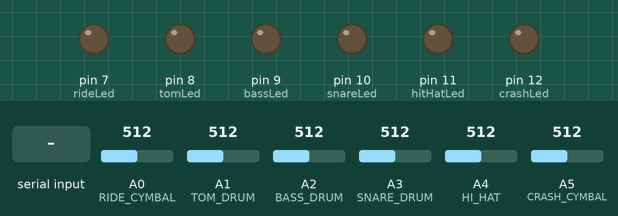
Simulated run of this sketch. Board: Arduino Uno, built with avr-gcc and run on an emulated ATmega328P. On the bench: output pins drawn as LEDs (lit = HIGH). The test bench sets the inputs (shaded band); at power-on: A0 (RIDE_CYMBAL) = 512, A1 (TOM_DRUM) = 512, A2 (BASS_DRUM) = 512, A3 (SNARE_DRUM) = 512, A4 (HI_HAT) = 512, A5 (CRASH_CYMBAL) = 512. What the sketch prints to the serial monitor is not drawn.

Above: at 1.2 s.
1.3 s: "3" received over Serial
At 2.0 s:
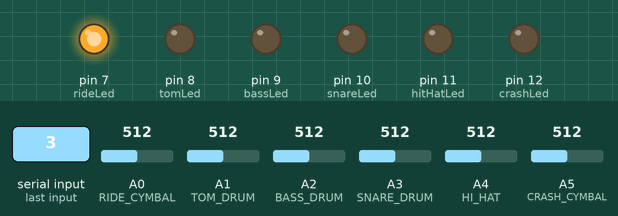
2.8 s: byte 41 (41) received over Serial
At 3.2 s:
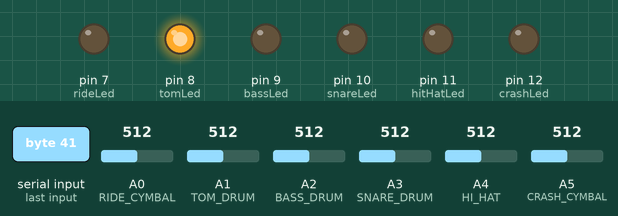
4.3 s: byte 35 (35) received over Serial
At 5.5 s:
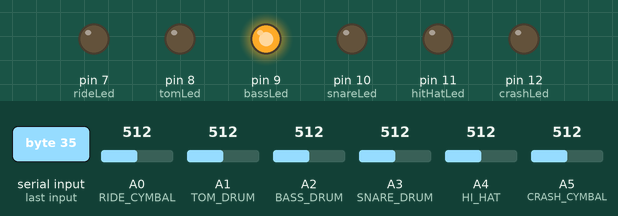
5.8 s: byte 38 (38) received over Serial
At 6.6 s:
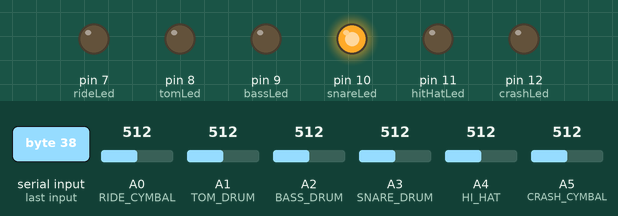
7.3 s: byte 42 (42) received over Serial
At 7.7 s:
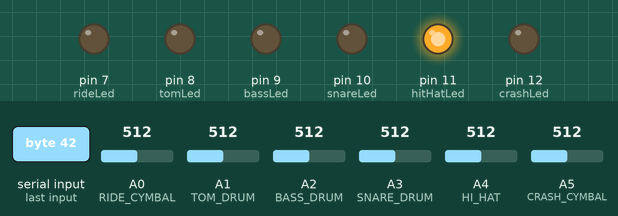
8.8 s: "9" received over Serial
At 10.1 s:
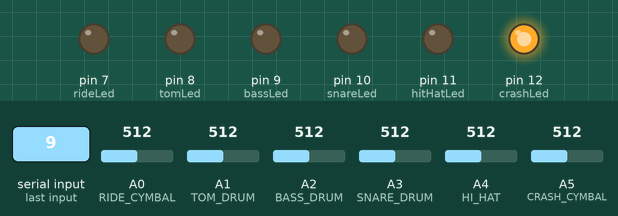
Timing chart, 0 to 11.3 s (numbered marks = the images above; inputs shaded):
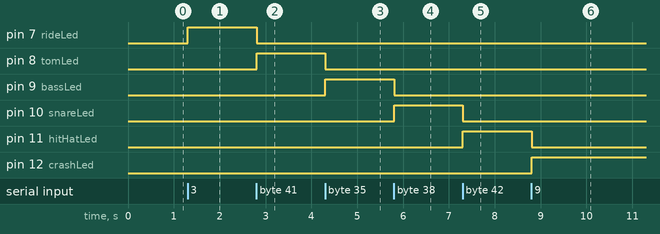

The sketch:

piezo_drum.ino
```cpp
#define MIDI_ON 144
#define MIDI_OFF 128
#define RIDE_CYMBAL 0
#define TOM_DRUM 1
#define BASS_DRUM 2
#define SNARE_DRUM 3
#define HI_HAT 4
#define CRASH_CYMBAL 5
#define DRUM_CHANNEL 9
#define RIDE 51
#define TOM 43
#define KICK 35
#define HAT 42
#define SNARE 38
#define CRASH 49
#define THRESHOLD 80

byte rideCymbalVal = 0;
byte tomDrumVal = 0;
byte bassDrumVal = 0;
byte snareDrumVal = 0;
byte hiHatVal = 0;
byte crashCymbalVal = 0;

int rideLed = 7;
int tomLed = 8;
int bassLed = 9;
int snareLed = 10;
int hitHatLed = 11;
int crashLed = 12;

int value;

// midi2Max function declaration with optional arguments
void midi2Max( int cmd, int data1 = -1, int data2 = -1 );

void setup() {
  // put your setup code here, to run once:
  pinMode(rideLed, OUTPUT);
  pinMode(tomLed, OUTPUT);
  pinMode(bassLed, OUTPUT);
  pinMode(snareLed, OUTPUT);
  pinMode(hitHatLed, OUTPUT);
  pinMode(crashLed, OUTPUT);
  Serial.begin(115200);
}

void loop() {
  // put your main code here, to run repeatedly:

  if(Serial.available()){
    value = Serial.read();
    midi2Max( MIDI_OFF + DRUM_CHANNEL, RIDE, 0 );
    midi2Max( MIDI_OFF + DRUM_CHANNEL, TOM, 0 );
    midi2Max( MIDI_OFF + DRUM_CHANNEL, KICK, 0 );
    midi2Max( MIDI_OFF + DRUM_CHANNEL, SNARE, 0 );
    midi2Max( MIDI_OFF + DRUM_CHANNEL, HAT, 0 );
    midi2Max( MIDI_OFF + DRUM_CHANNEL, CRASH, 0 );
    digitalWrite(rideLed, LOW);
    digitalWrite(tomLed, LOW);
    digitalWrite(bassLed, LOW);
    digitalWrite(snareLed, LOW);
    digitalWrite(hitHatLed, LOW);
    digitalWrite(crashLed, LOW);
    if(value == 51 or value == 59){
      digitalWrite(rideLed, HIGH);
    }
    if(value == 41 or value == 43 or value == 45 or \
    value == 47 or value == 48 or value == 50){
      digitalWrite(tomLed, HIGH);
    }
    if(value == 35 or value == 36){
      digitalWrite(bassLed, HIGH);
    }
    if(value == 38 or value == 40){
      digitalWrite(snareLed, HIGH);
    }
    if(value == 42 or value == 44 or value == 46){
      digitalWrite(hitHatLed, HIGH);
    }
    if(value == 49 or value ==57){
      digitalWrite(crashLed, HIGH);
    }
  }
  rideCymbalVal = analogRead(RIDE_CYMBAL);
  if (rideCymbalVal > THRESHOLD){
    midi2Max( MIDI_OFF + DRUM_CHANNEL, RIDE, 0 );
    midi2Max( MIDI_ON + DRUM_CHANNEL, RIDE, rideCymbalVal/2 );
  }
  tomDrumVal = analogRead(TOM_DRUM);
  if (tomDrumVal > THRESHOLD){
    midi2Max( MIDI_OFF + DRUM_CHANNEL, TOM, 0 );
    midi2Max( MIDI_ON + DRUM_CHANNEL, TOM, tomDrumVal/2 );
  }
  bassDrumVal = analogRead(BASS_DRUM);
  if (bassDrumVal > THRESHOLD){
    midi2Max( MIDI_OFF + DRUM_CHANNEL, KICK, 0 );
    midi2Max( MIDI_ON + DRUM_CHANNEL, KICK, bassDrumVal/2 );
  }
  snareDrumVal = analogRead(SNARE_DRUM);
  if (snareDrumVal > THRESHOLD){
    midi2Max( MIDI_OFF + DRUM_CHANNEL, SNARE, 0 );
    midi2Max( MIDI_ON + DRUM_CHANNEL, SNARE, snareDrumVal/2 );
  }
  hiHatVal = analogRead(HI_HAT);
  if (hiHatVal > THRESHOLD){
    midi2Max( MIDI_OFF + DRUM_CHANNEL, HAT, 0 );
    midi2Max( MIDI_ON + DRUM_CHANNEL, HAT, hiHatVal/2 );
  }
  crashCymbalVal = analogRead(CRASH_CYMBAL);
  if (crashCymbalVal > THRESHOLD){
    midi2Max( MIDI_OFF + DRUM_CHANNEL, CRASH, 0 );
    midi2Max( MIDI_ON + DRUM_CHANNEL, CRASH, crashCymbalVal/2 );
  }
  Serial.println(rideCymbalVal, DEC);
  Serial.println(tomDrumVal, DEC);
  Serial.println(bassDrumVal, DEC);
  Serial.println(snareDrumVal, DEC);
  Serial.println(hiHatVal, DEC);
  Serial.println(crashCymbalVal, DEC);
}
void midi2Max( int cmd, int data1, int data2 )
{
  Serial.print( cmd );
  if ( data1 >= 0 ) {
    Serial.print(' ');
    Serial.print( data1 );
  }
  if ( data2 >= 0 ) {
    Serial.print(' ');
    Serial.print( data2 );
  }
  Serial.println();
}
```

Measured:
- after the input at 1.3 s, pin 7 (rideLed): LOW → HIGH at once
- after the input at 2.8 s, pin 7 (rideLed): HIGH → LOW at once; pin 8 (tomLed): LOW → HIGH at once
- after the input at 4.3 s, pin 8 (tomLed): HIGH → LOW at once; pin 9 (bassLed): LOW → HIGH at once
- after the input at 5.8 s, pin 9 (bassLed): HIGH → LOW at once; pin 10 (snareLed): LOW → HIGH at once
- after the input at 7.3 s, pin 10 (snareLed): HIGH → LOW at once; pin 11 (hitHatLed): LOW → HIGH at once
- after the input at 8.8 s, pin 11 (hitHatLed): HIGH → LOW at once; pin 12 (crashLed): LOW → HIGH at once
